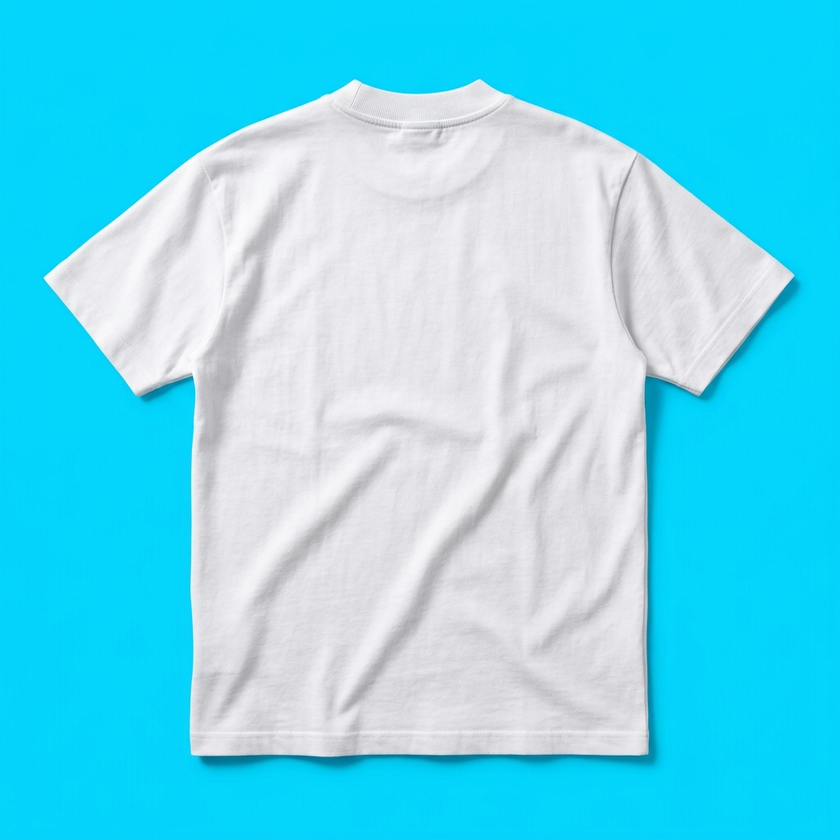
#> input picture premium_cotton_back.png, 840 x 840 px, shrunk from 1024 x 1024 before the run
$ python remove_blue.py
#> lines starting #> are read from the running program, lines starting #| are printed output that depends on the picture
import colorsys
from PIL import Image

def remove_cyan_hsv():
    img = Image.open('premium_cotton_back.png').convert("RGBA")
    pixels = img.load()
    width, height = img.size
#> width = 840; height = 840

    processed = 0
    for y in range(height):
        for x in range(width):
            r, g, b, a = pixels[x, y]
            h, s, v = colorsys.rgb_to_hsv(r/255.0, g/255.0, b/255.0)

            # Cyan hue is around 0.45 to 0.65
            if 0.45 < h < 0.65 and s > 0.2:
                # Strong background
                if s > 0.5:
                    pixels[x, y] = (0, 0, 0, 0)
                else:
                    # Soft edge / shadow
                    alpha = int(255 * (1 - (s * 2)))
                    pixels[x, y] = (0, 0, 0, max(0, alpha))
                processed += 1
#> after the loop, processed = 372960

    img.save('zara_tshirt_back_transparent.png', "PNG")
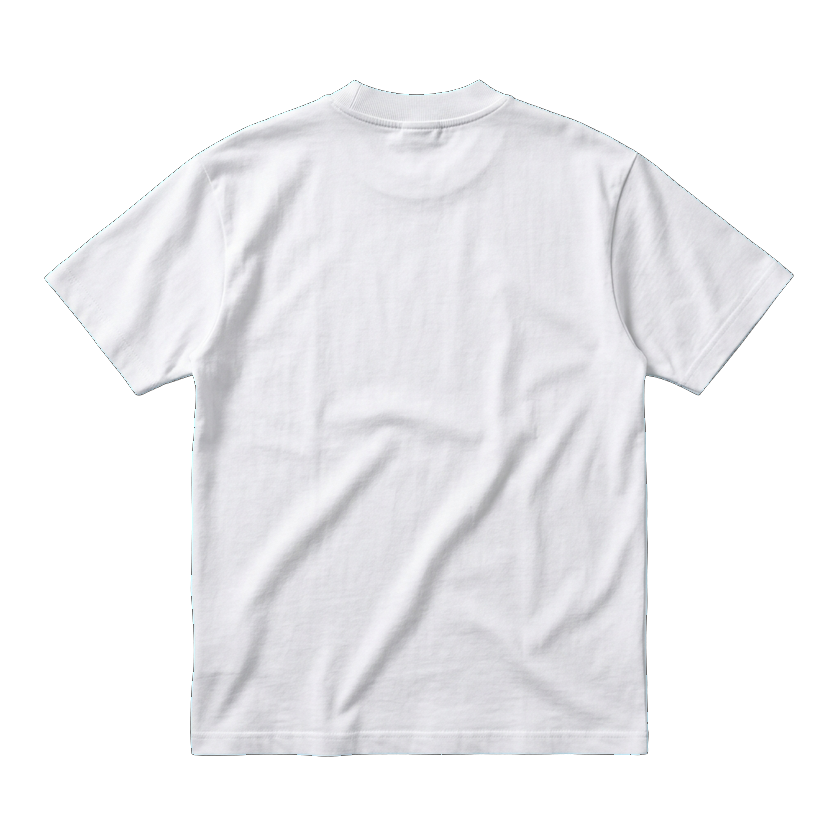
#> saved as zara_tshirt_back_transparent.png: PIL image 840x840 RGBA; mean R, G, B, A 105.5, 105.3, 107.5, 120.5; transparent parts drawn white
    print(f"Processed {processed} pixels.")
#| Processed 372960 pixels.

remove_cyan_hsv()
